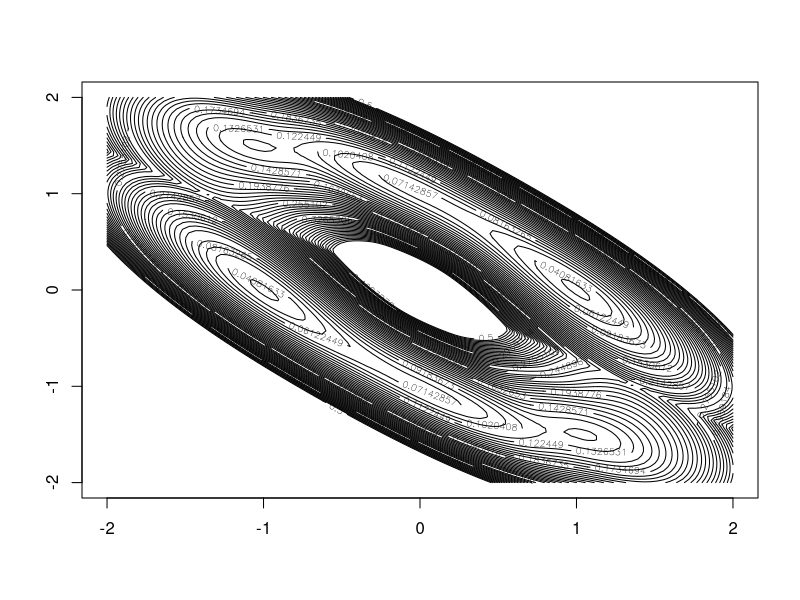
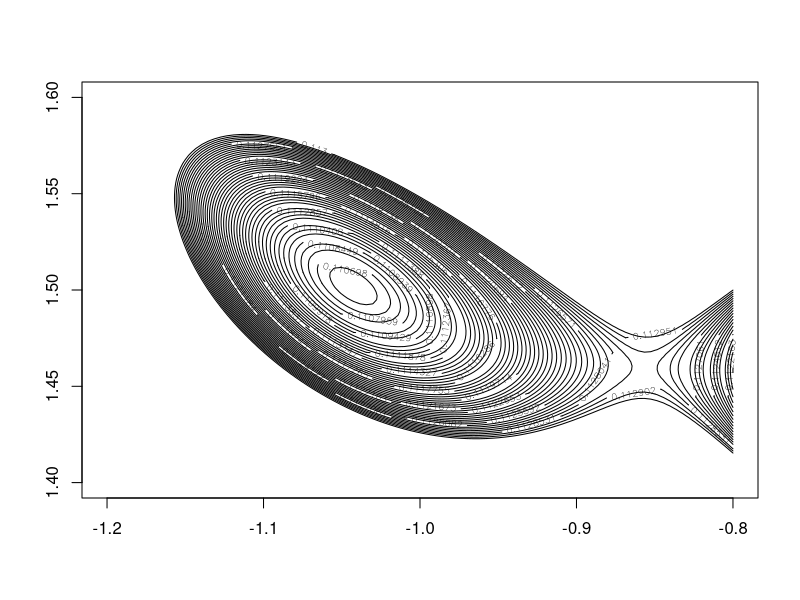
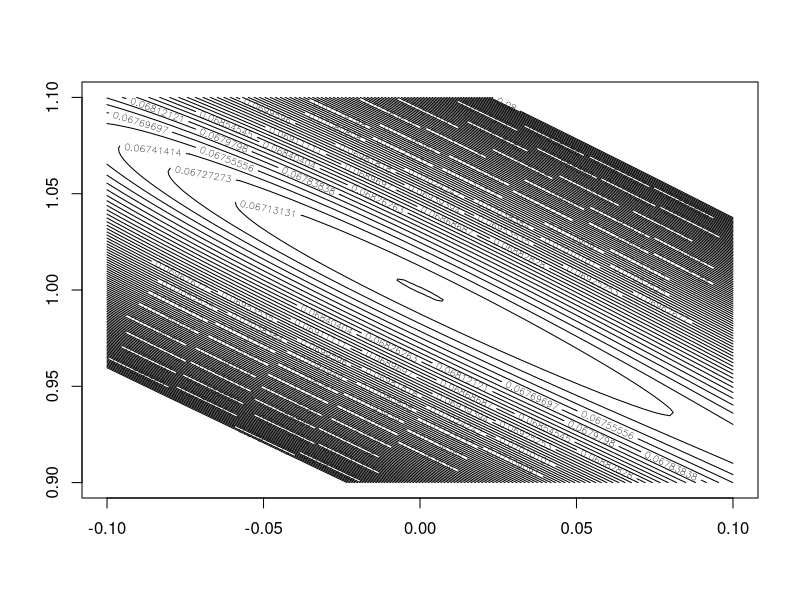
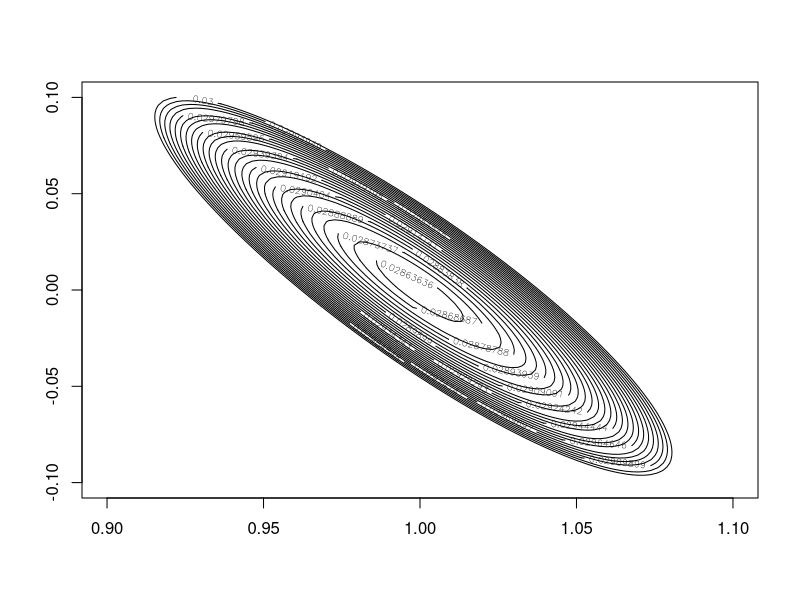
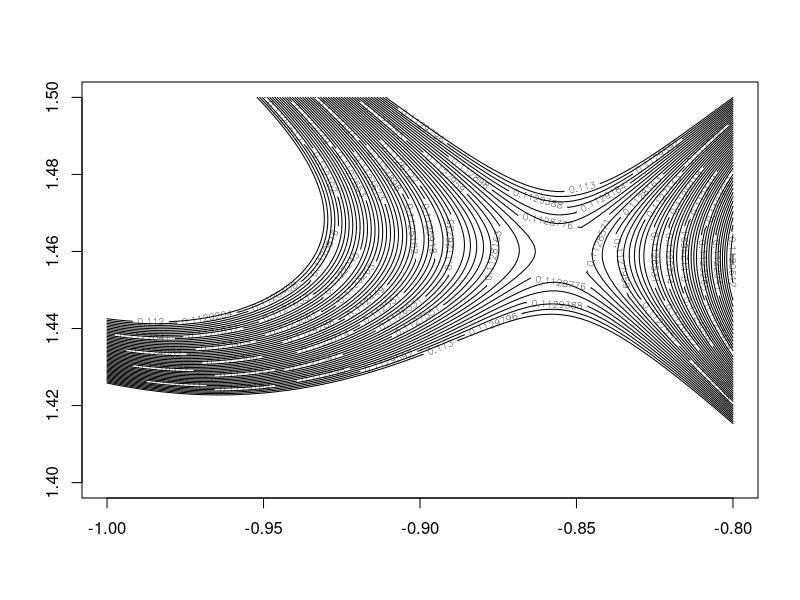

Generate these figures, in order, with R:
delta <- as.matrix (dist (diag (4)))
delta <- delta / sqrt (sum (delta ^2))
x1 <- matrix (c(0,0,1,0,0,1,1,1), 4, 2, byrow = TRUE)
x2 <- matrix (c(0,0,1,0,.5,.5*sqrt(3)), 3, 2, byrow = TRUE)
x2 <- rbind(x2, colSums(x2) / 3)
x1 <- apply (x1, 2, function (z) z - mean (z))
x2 <- apply (x2, 2, function (z) z - mean (z))
d1 <- as.matrix (dist (x1))
d2 <- as.matrix (dist (x2))
lbd1 <- sum (delta * d1) / sum (d1 ^ 2)
x1 <- x1 * lbd1
d1 <- d1 * lbd1
lbd2 <- sum (delta * d2) / sum(d2 ^ 2)
x2 <- x2 * lbd2
d2 <- d2 * lbd2
bmat <- function (delta, d) {
  b <- - as.matrix (delta) / (as.matrix (d) + diag (4))
  diag (b) <- - rowSums (b)
  return (b)
}
b1 <- bmat (delta, d1) / 4
b2 <- bmat (delta, d2) / 4
y1 <- cbind (x1, b1 %*% x1)
y2 <- cbind (x2, b2 %*% x2)
vv <- function (i, j) {
  a <- matrix (0, 2, 2)
  a[1, 1] <- sum ((x1[i, ]- x1[j,]) ^ 2)
  a[2, 2] <- sum ((x2[i, ]- x2[j,]) ^ 2)
  a[1, 2] <- a[2, 1] <- sum ((x1[i, ]- x1[j,]) * (x2[i, ]- x2[j, ]))
  return (a)
}
stress <- function (x, y) {
  st <- 0
  z <- c(x, y)
  for (i in 1:4)
    for (j in 1:4) {
      dd <- sum (vv (i, j) * outer (z, z))
      st <- st + ((delta[i,j] - sqrt (dd)) ^ 2)
    }
  return (st)
}

pdf("stresser.pdf")

aa <- bb <- seq (-2, 2, length = 100)
z <- matrix (0, 100, 100)
for (i in 1:100) for (j in 1:100)
  z[i, j]<- stress (aa[i], bb[j])
contour(aa, bb, z, levels = seq(0,.50,length=50))


smacof <- function (x, y) {
  xold <- x * x1 + y * x2
  dold <- as.matrix (dist (xold))
  print (sum ((delta - dold) ^ 2))
  repeat {
    b <- bmat (delta, dold)
    xnew <- b %*% xold / 4
    dnew <- as.matrix (dist (xnew))
    print (sum ((delta - dnew) ^ 2))
    if (max (abs (dold - dnew)) < 1e-6) break
    xold <- xnew
    dold <- dnew
  }
}

aa <- seq (-1.2, -.8, length = 100)
bb <- seq (1.4, 1.6, length = 100)
z <- matrix (0, 100, 100)
for (i in 1:100) for (j in 1:100)
  z[i, j]<- stress (aa[i], bb[j])
contour(aa, bb, z, levels = seq(.1106,.1130,length=50))

h<-optim(c(-1.2,1.5),fn = function(x) stress (x[1],x[2]), lower = c(-1.2,1.4), upper = c(-0.8,1.6), method="L-BFGS-B", control = list (trace = 6))
xx<-h$par[1]*x1+h$par[2]*x2
dd <- as.matrix (dist(xx))
bb <- bmat (delta, dd)
yb <- cbind (xx, bb%*%xx / 4)

aa <- seq (-0.1, .1, length = 100)
bb <- seq (0.9, 1.1, length = 100)
z <- matrix (0, 100, 100)
for (i in 1:100) for (j in 1:100)
  z[i, j]<- stress (aa[i], bb[j])
contour(aa, bb, z, levels = seq(0.066,.08,length=100))

bb <- seq (-0.1, .1, length = 100)
aa <- seq (0.9, 1.1, length = 100)
z <- matrix (0, 100, 100)
for (i in 1:100) for (j in 1:100)
  z[i, j]<- stress (aa[i], bb[j])
contour(aa, bb, z, levels = seq(0.025,.030,length=100))

aa <- seq (-1, -.8, length = 100)
bb <- seq (1.4, 1.5, length = 100)
z <- matrix (0, 100, 100)
for (i in 1:100) for (j in 1:100)
  z[i, j]<- stress (aa[i], bb[j])
contour(aa, bb, z, levels = seq(.112,.113,length=50))

dev.off()
